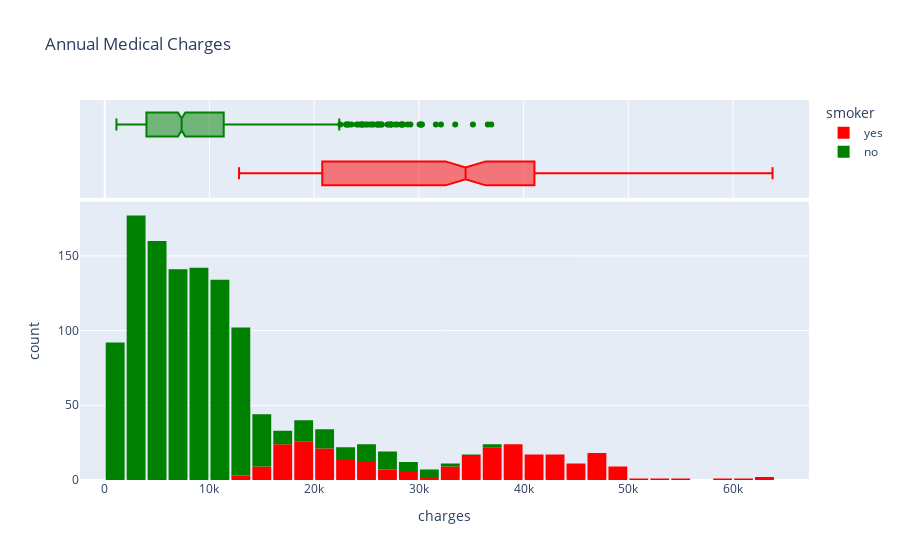

The cell this chart's notebook holds for it:
### Markdown cell above
### Charges

Let's visualize the distribution of "charges" i.e. the annual medical charges for customers. This is the column we're trying to predict. Let's also use the categorical column "smoker" to distinguish the charges for smokers and non-smokers.

### Code cell
fig = px.histogram(medical_df, 
                   x='charges', 
                   marginal='box', 
                   color='smoker', 
                   color_discrete_sequence=['red', 'green'], 
                   title='Annual Medical Charges')
fig.update_layout(bargap=0.1)
fig.show()

### Figure 1 — Plotly figure (JSON) as saved in the notebook; plotly's stock layout.template omitted (floating-point values rounded to 4 significant figures; data arrays with more than 128 entries replaced by an {"elided": "..."} marker saying what was removed)
{"data": [{"alignmentgroup": "True", "bingroup": "x", "hovertemplate": "smoker=yes<br>charges=%{x}<br>count=%{y}<extra></extra>", "legendgroup": "yes", "marker": {"color": "red", "pattern": {"shape": ""}}, "name": "yes", "offsetgroup": "yes", "orientation": "v", "showlegend": true, "type": "histogram", "x": {"elided": "274 float values"}, "xaxis": "x", "yaxis": "y"}, {"alignmentgroup": "True", "hovertemplate": "smoker=yes<br>charges=%{x}<extra></extra>", "legendgroup": "yes", "marker": {"color": "red"}, "name": "yes", "notched": true, "offsetgroup": "yes", "showlegend": false, "type": "box", "x": {"elided": "274 float values"}, "xaxis": "x2", "yaxis": "y2"}, {"alignmentgroup": "True", "bingroup": "x", "hovertemplate": "smoker=no<br>charges=%{x}<br>count=%{y}<extra></extra>", "legendgroup": "no", "marker": {"color": "green", "pattern": {"shape": ""}}, "name": "no", "offsetgroup": "no", "orientation": "v", "showlegend": true, "type": "histogram", "x": {"elided": "1064 float values"}, "xaxis": "x", "yaxis": "y"}, {"alignmentgroup": "True", "hovertemplate": "smoker=no<br>charges=%{x}<extra></extra>", "legendgroup": "no", "marker": {"color": "green"}, "name": "no", "notched": true, "offsetgroup": "no", "showlegend": false, "type": "box", "x": {"elided": "1064 float values"}, "xaxis": "x2", "yaxis": "y2"}], "layout": {"bargap": 0.1, "barmode": "relative", "legend": {"title": {"text": "smoker"}, "tracegroupgap": 0}, "title": {"text": "Annual Medical Charges"}, "xaxis": {"anchor": "y", "domain": [0, 1], "title": {"text": "charges"}}, "xaxis2": {"anchor": "y2", "domain": [0, 1], "matches": "x", "showgrid": true, "showticklabels": false}, "yaxis": {"anchor": "x", "domain": [0, 0.7326], "title": {"text": "count"}}, "yaxis2": {"anchor": "x2", "domain": [0.7426, 1], "matches": "y2", "showgrid": false, "showline": false, "showticklabels": false, "ticks": ""}}}
